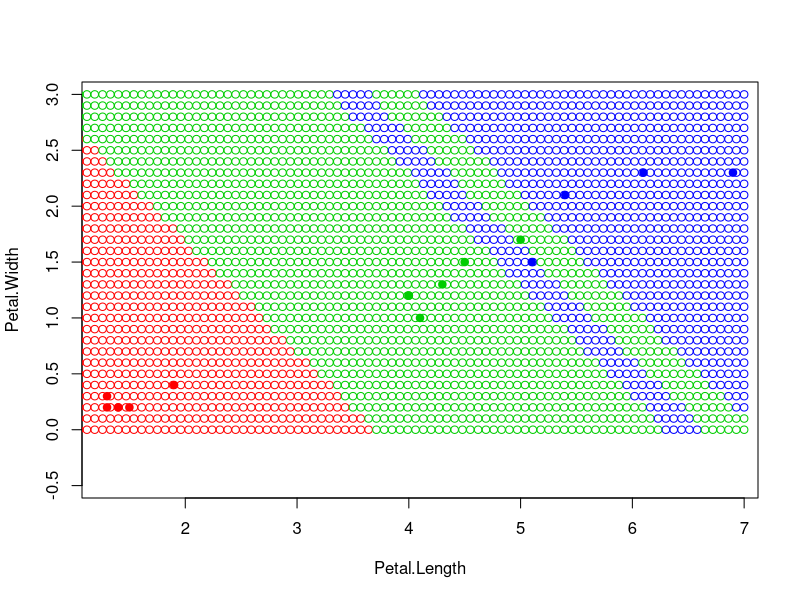

Source code (R):
euclideanDistance <- function(u, v)
{
  sqrt(sum(u - v)^2)
}
sortObjectByDist <- function(xl, z, metricFunction = euclideanDistance)
{
  l <- dim(xl)[1]
  n <- dim(xl)[2] - 1
  distances <- rep(0, l)
  for (i in 1:l)
  {
    distances[i] <- c(metricFunction(xl[i, 1:n], z))
    print(distances[i])
  }
  orderedXl <- xl[order(distances), ]
  return (orderedXl)
}

ONN<-function(xl, z)
{
  orderedXl<- sortObjectByDist(xl, z)
  n<-dim(orderedXl)[2]
  classes <- orderedXl[1, n]
  return (classes)
}


  colors <- c("setosa" = "red", "versicolor" = "green3", "virginica" = "blue")
 X<-sample(c(1:150),15,replace=TRUE)
 xl <- iris[X, 3:5]
 plot(iris[X, 3:4], pch = 21, bg = colors[xl$Species], col = colors[xl$Species],asp=1)




 
 
for(i in seq(0, 7, 0.07)){
  for(j in seq(0, 3, 0.1))
  {
    z <- c(i, j)
    class <- ONN(xl, z)

    points(z[1], z[2], pch = 1, bg = colors[class],col=colors[class])
  }
}
